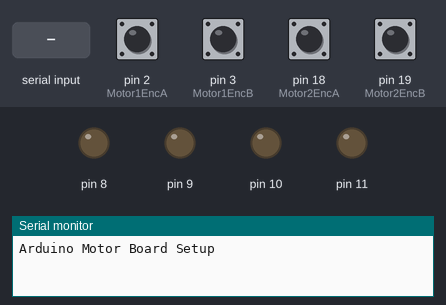
A sketch run on a simulated Arduino Mega 2560, built with avr-gcc and run on an emulated ATmega2560. Parts: output pins drawn as LEDs (lit = HIGH), the last lines printed to the serial monitor. Inputs (shaded band) come from the test bench; at power-on: pin 2 (Motor1EncA), pin 3 (Motor1EncB), pin 18 (Motor2EncA), pin 19 (Motor2EncB) HIGH.

Above: at 1.2 s.
1.3 s: "102\n" received over Serial
At 2.3 s:
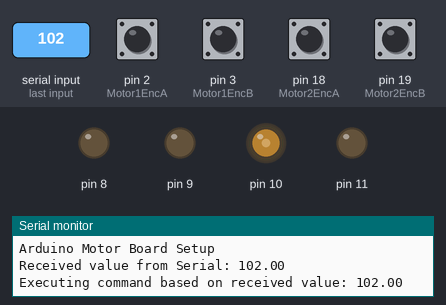
2.8 s: "1,90\n" received over the second serial link
At 3.6 s:
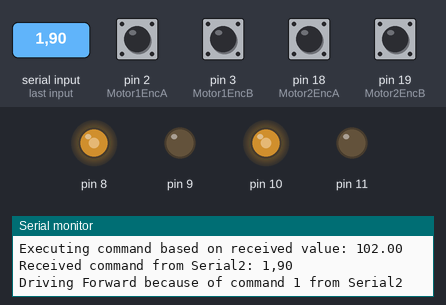
4.3 s: "5\n" received over Serial
At 4.9 s:
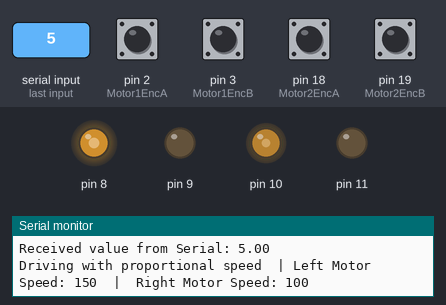
5.8 s: "103\n" received over Serial
At 6.1 s:
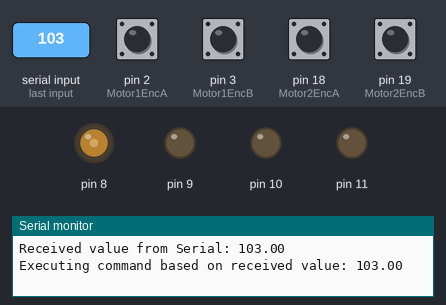
7.3 s: "104\n" received over Serial
At 8.6 s:
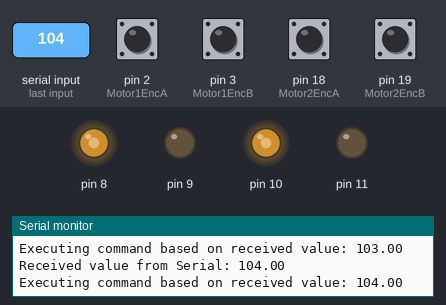
Timing chart, 0 to 10.3 s (numbered marks = the images above; inputs shaded):
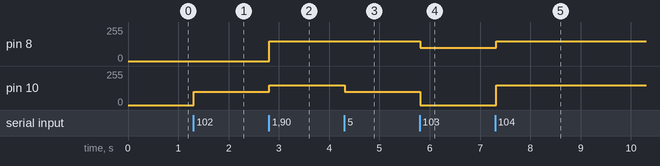

Measured:
- after the input at 1.3 s, pin 10: 0/255 → 100/255 at once
- after the input at 2.8 s, pin 8: 0/255 → 150/255 at once; pin 10: 100/255 → 150/255 at once
- after the input at 4.3 s, pin 10: 150/255 → 100/255 at once
- after the input at 5.8 s, pin 8: 150/255 → 100/255 at once; pin 10: 100/255 → 0/255 at once
- after the input at 7.3 s, pin 8: 100/255 → 150/255 at once; pin 10: 0/255 → 150/255 at once

The sketch:

MotorBoard.ino
```cpp
/**
 * MotorBoard.ino
 *
 * Main file for the Motor Board of the robotics-design project.
 * This board is responsible for controlling the robot's motors based on commands
 * received from either the Sensor Board (via Serial2) or a Raspberry Pi (via Serial).
 *
 * The board prioritizes commands from the Sensor Board for emergency stops,
 * but otherwise follows commands from the Raspberry Pi for normal operation.
 *
 * Communication:
 * - Serial: Communication with Raspberry Pi (115200 baud)
 * - Serial2: Communication with Sensor Board (9600 baud)
 *
 * Command Values for Serial Communication with Raspberry Pi:
 * - 100: Stop both motors
 * - 101: Disable wall detection (human detected in front)
 * - 102: Turn left
 * - 103: Turn right
 * - 104: Move forward
 * - 105: Move backward
 * - -10 to 10: Proportional speed control
 *
 * @author: Movement and Localization Outdoor Robot Team
 */
#include <stdlib.h>
#include <Arduino.h>
#include <Wire.h>

#include "class/Motor.h"

// Define the motor pins
// Motor 1: Left motor
// Motor 2: Right motor
#define M1_PWM 8
#define M1_DIR 9
#define M2_PWM 10
#define M2_DIR 11

// Define the encoder pins
// Motor 1: Left motor encoder
// Motor 2: Right motor encoder
#define Motor1EncA 2
#define Motor1EncB 3
#define Motor2EncA 18
#define Motor2EncB 19

// Define the speed and turning parameters
#define MAX_SPEED 150     // Maximum motor speed (0-255)
#define MIN_SPEED 50      // Minimum motor speed to ensure movement
#define TURNING_SPEED 100 // Speed used for turning operations

// Initialize the motors
Motor motorLeft(1, M1_PWM, M1_DIR, Motor1EncA, Motor1EncB);
Motor motorRight(2, M2_PWM, M2_DIR, Motor2EncA, Motor2EncB);

// Control flags
bool humanInFront = false; // Flag to indicate if a human is detected in front

// Add a global variable to store the last received Serial value from PI
float lastSerialPIValue = 100.0; // Default to stop command

// processSerialData function to process the received Serial data
// This function is called in the loop() function to check if new data is available
// If new data is available, it processes the data and executes the corresponding command
// It also handles the case where the received data is a float value for proportional speed control
// It uses the atof function to convert the string to a float value
// and checks if the value is within the range of -10 to 10
// If the value is within this range, it drives the robot with proportional speed
void processSerialData()
{
  if (Serial.available())
  {

    String command = Serial.readStringUntil('\n'); // Read the command
    float receivedValue = command.toFloat();       // Convert string to float
    Serial.print("Received value from Serial: ");
    Serial.println(receivedValue); // Print the received value to Serial Monitor

    // Save the received value to the global variable
    lastSerialPIValue = receivedValue;

    if (Serial2.available() && receivedValue != 100)
    {
      Serial2.println("Ignoring Serial data from PI, Serial2 from Arduino is available.");
      return;
    }

    // If the received value is within the range of -10 to 10, drive with proportional speed
    // Otherwise, convert it to an integer for command execution
    int intValue = (int)receivedValue;

    if (receivedValue > -10 && receivedValue < 10)
    {
      driveWithProportionalSpeed(receivedValue);
      return;
    }

    Serial.println("Executing command based on received value: " + String(receivedValue));
    // Execute different functions based on the dataReceived
    switch (intValue)
    {
    case 100: // Stop both motors
      driveRobot(0);
      humanInFront = false; // Reset the humanInFront flag
      Serial2.println("humanInFront = false");
      break;
    case 101: // Disable Walldetection in
      driveRobot(0);
      Serial.println("Human detected in front, stopping robot!");
      humanInFront = true; // Reset the humanInFront flag
      Serial2.println("humanInFront = true");
      break;
    case 102: // Turn left
      driveRobot(3);
      humanInFront = false; // Reset the humanInFront flag
      Serial2.println("humanInFront = false");
      break;
    case 103: // Turn right
      driveRobot(4);
      humanInFront = false; // Reset the humanInFront flag
      Serial2.println("humanInFront = false");
      break;
    case 104: // Move forward
      driveRobot(1);
      humanInFront = false; // Reset the humanInFront flag
      Serial2.println("humanInFront = false");
      break;
    case 105: // Move backward
      driveRobot(2);
      humanInFront = false; // Reset the humanInFront flag
      Serial2.println("humanInFront = false");
      break;
    default: // Invalid command
      Serial2.println("Invalid command");
      break;
    }
  }
}

// Update the encoder count and speed for the left motor
// This function is called in the interrupt service routine (ISR) for the left motor encoder
void updateLeftEncoder()
{
  motorLeft.encoderCount_++;
  motorLeft.getSpeed();
}

// Update the encoder count and speed for the right motor
// This function is called in the interrupt service routine (ISR) for the right motor encoder
void updateRightEncoder()
{
  motorRight.encoderCount_++;
  motorRight.getSpeed();
}

void setup()
{
  Serial.begin(115200); // Initialize Serial communication at 115200 baud rate
  Serial2.begin(9600);

  attachInterrupt(digitalPinToInterrupt(Motor1EncA), updateLeftEncoder, RISING);
  attachInterrupt(digitalPinToInterrupt(Motor1EncB), updateLeftEncoder, RISING);

  attachInterrupt(digitalPinToInterrupt(Motor2EncA), updateRightEncoder, RISING);
  attachInterrupt(digitalPinToInterrupt(Motor2EncB), updateRightEncoder, RISING);
  Serial.println("Arduino Motor Board Setup");
}

void loop()
{
  // Always listen to Serial from PI and process it conditionally
  processSerialData(); // Read Serial data to update the value if available

  // If Serial2 is available, prioritize Serial commands
  // This allows the Sensor Board to send commands to stop the motors in case of emergency
  // If the last received value is 100, it means stop command, so we don't process Serial2 commands
  if (Serial2.available() && lastSerialPIValue != 100)
  {
    String command = Serial2.readStringUntil('\n'); // Read the command
    Serial.print("Received command from Serial2: ");
    Serial.println(command);                  // Print the command to Serial Monitor
    processSerialCommandFromSensors(command); // Process the received command
  }

  delay(100);
}

// Function to process the received command from the Arduino SensorBoard and execute the corresponding action
// This function takes a string command as input and checks it against predefined commands
// It uses the drive method of the Motor class to control the motors
void processSerialCommandFromSensors(String command)
{
  command.trim();                  // Remove any leading/trailing whitespace or newline characters
  int direction = command.toInt(); // Convert the command to an integer

  switch (direction)
  {
  case 0: // Stop
    motorLeft.emergencyStop();
    motorRight.emergencyStop();
    Serial.println("Stopping because of command 0 from Serial2");
    break;
  case 1: // Drive forward
    motorLeft.drive(MAX_SPEED, 1);
    motorRight.drive(MAX_SPEED, 1);
    Serial.println("Driving Forward because of command 1 from Serial2");
    break;
  case 2: // Drive backward
    motorLeft.drive(MAX_SPEED, 2);
    motorRight.drive(MAX_SPEED, 2);
    Serial.println("Driving Backward because of command 2 from Serial2");
    break;
  case 3: // Turn left
    motorLeft.drive(0, 2);
    motorRight.drive(TURNING_SPEED, 1);
    Serial.println("Turning Left because of command 3 from Serial2");
    break;
  case 4: // Turn right
    motorLeft.drive(TURNING_SPEED, 1);
    motorRight.drive(0, 2);
    Serial.println("Turning Right because of command 4 from Serial2");
    break;
  default:
    Serial.println("Invalid Direction Command from Serial2: " + command);
    break;
  }
}

// Function to drive the robot with proportional speed based on the received value
// This function takes a float value as input and adjusts the motor speeds accordingly
void driveWithProportionalSpeed(float value)
{
  // Define the maximum speed difference
  const int maxSpeedDifference = 100;

  // Calculate the speed adjustment based on the received value
  int speedAdjustment = map(value, -10, 10, -maxSpeedDifference, maxSpeedDifference);

  // Calculate the motor speeds
  int leftMotorSpeed = constrain(MAX_SPEED + speedAdjustment, MIN_SPEED, MAX_SPEED);
  int rightMotorSpeed = constrain(MAX_SPEED - speedAdjustment, MIN_SPEED, MAX_SPEED);

  // Drive the motors
  motorLeft.drive(leftMotorSpeed, 1);   // Forward
  motorRight.drive(rightMotorSpeed, 1); // Forward

  // Debug output
  Serial.print("Driving with proportional speed  | ");
  Serial.print("Left Motor Speed: ");
  Serial.print(leftMotorSpeed);
  Serial.print("  |  Right Motor Speed: ");
  Serial.println(rightMotorSpeed);
}

// Function to drive the robot in a specific direction
// This function takes an integer direction as input and drives the motors accordingly
// The direction can be 0 (stop), 1 (forward), 2 (backward), 3 (turn left), or 4 (turn right)
// The function uses the drive method of the Motor class to control the motors
void driveRobot(int direction)
{
  if (direction == 3)
  {
    // Turn Left
    motorLeft.drive(0, 2);
    motorRight.drive(TURNING_SPEED, 1);
  }
  else if (direction == 4)
  {
    // Turn Right
    motorLeft.drive(TURNING_SPEED, 1);
    motorRight.drive(0, 2);
  }
  else
  {
    motorLeft.drive(MAX_SPEED, direction);
    motorRight.drive(MAX_SPEED, direction);
    // Serial.println("Driving robot in direction: " + String(direction));
  }
}
```

Motor.cpp
```cpp
/**
 * Motor.cpp
 *
 * Implementation of the Motor class for controlling DC motors with encoder feedback.
 *
 * @author: Movement and Localization Outdoor Robot Team
 */
#include "Motor.h"

#include <Arduino.h>

/**
 * Number of encoder pulses per revolution of the motor
 * This value is specific to the motor/encoder combination used
 */
#define ENCODER_PULSES_PER_REV 32

/**
 * Constructor for the Motor class
 * Initializes motor pins and variables, and sets up the encoder pins
 *
 * @param id Unique identifier for the motor
 * @param pwmPin PWM pin for speed control
 * @param dirPin Direction pin
 * @param encoderAPin Encoder phase A pin
 * @param encoderBPin Encoder phase B pin
 */
Motor::Motor(int id, int pwmPin, int dirPin, int encoderAPin, int encoderBPin)
    : id_(id), pwmPin_(pwmPin), dirPin_(dirPin), encoderAPin_(encoderAPin), encoderBPin_(encoderBPin), encoderCount_(0), lastSpeedCalcTime_(0), speed_(0.0f)
{
    // Configure pin modes
    pinMode(pwmPin_, OUTPUT);
    pinMode(dirPin_, OUTPUT);
    pinMode(encoderAPin_, INPUT);
    pinMode(encoderBPin_, INPUT);
}

/**
 * Drive the motor with specified speed and direction
 *
 * @param speed Speed value (0-255)
 * @param direction Direction (0=stop, 1=forward, 2=backward)
 */
void Motor::drive(int speed, int direction)
{
    // Validate inputs
    if (speed < 0 || speed > 255)
    {
        Serial.println("Invalid speed value. Must be between 0 and 255.");
        return;
    }
    if (direction < 0 || direction > 2)
    {
        Serial.println("Invalid direction value. Must be 0 (stop), 1 (forward), or 2 (backward).");
        return;
    }

    // Set motor control signals based on direction
    switch (direction)
    {
    case 0: // Stop
        digitalWrite(dirPin_, LOW);
        analogWrite(pwmPin_, 0);
        break;

    case 1: // Forward
        analogWrite(pwmPin_, speed);
        analogWrite(dirPin_, 0);
        break;

    case 2: // Backward
        analogWrite(dirPin_, speed);
        analogWrite(pwmPin_, 0);
        break;

    default:
        Serial.println("Invalid direction value. Must be 0 (stop), 1 (forward), or 2 (backward).");
        break;
    }
}

// Emergency stop function to stop the motor immediately
// This function sets the direction pin to LOW and the PWM pin to 0
void Motor::emergencyStop()
{
    digitalWrite(dirPin_, LOW);
    analogWrite(pwmPin_, 0);
}

// Function to calculate the speed of the motor based on encoder counts
// This function is called in the interrupt service routine (ISR) for the encoder
// It calculates the speed in rotations per minute (RPM) based on the elapsed time since the last calculation
// and the number of encoder counts since the last calculation
float Motor::getSpeed()
{
    unsigned long currentTime = millis();
    unsigned long elapsedTime = currentTime - lastSpeedCalcTime_;

    if (encoderCount_ >= ENCODER_PULSES_PER_REV)
    {
        speed_ = (float)encoderCount_ / ENCODER_PULSES_PER_REV / (elapsedTime / 1000.0f) * 60.0f;
        encoderCount_ = 0;                // Reset the encoder count after calculating speed
        lastSpeedCalcTime_ = currentTime; // Update the last speed calculation time
        speed_ = speed_ / 131;
        // Serial.print("Motor ID: ");
        // Serial.print(id_);
        // Serial.print(" |  Speed: ");
        // Serial.println(speed_);
    }

    return speed_;
}
```

Motor.h
```cpp
/**
 * Motor.h
 *
 * This file defines the Motor class, which encapsulates all functionality
 * related to controlling a DC motor with encoder feedback.
 *
 * Features:
 * - Directional control (forward, backward, stop)
 * - Speed control via PWM
 * - Encoder-based speed measurement
 * - Emergency stop functionality
 *
 * @author: Movement and Localization Outdoor Robot Team
 */
#ifndef MOTOR_H
#define MOTOR_H

#include <Arduino.h>

/**
 * Motor class for controlling DC motors with encoder feedback
 */
class Motor
{
private:
    int id_;                          // Unique identifier for the motor
    int pwmPin_;                      // PWM pin for speed control
    int dirPin_;                      // Direction pin
    int encoderAPin_;                 // Encoder phase A pin
    int encoderBPin_;                 // Encoder phase B pin
    unsigned long lastSpeedCalcTime_; // Last time speed was calculated
    float speed_;                     // Speed in rotations per second (RPM)

public:
    /**
     * Constructor for Motor class
     *
     * @param id Unique identifier for the motor
     * @param pwmPin PWM pin for speed control
     * @param dirPin Direction pin
     * @param encoderAPin Encoder phase A pin
     * @param encoderBPin Encoder phase B pin
     */
    Motor(int id, int pwmPin, int dirPin, int encoderAPin, int encoderBPin);

    /**
     * Drive the motor with specified speed and direction
     *
     * @param speed Speed value (0-255)
     * @param direction Direction (0=stop, 1=forward, 2=backward)
     */
    void drive(int speed, int direction);

    /**
     * Emergency stop the motor immediately
     */
    void emergencyStop();

    /**
     * Calculate and return the current motor speed
     *
     * @return Speed in RPM
     */
    float getSpeed();

    // Public variables for encoder management
    int encoderCount_; // Counter for encoder pulses
    int phaseA_;       // Current state of encoder phase A
    int phaseB_;       // Current state of encoder phase B
};

#endif // MOTOR_H
```
